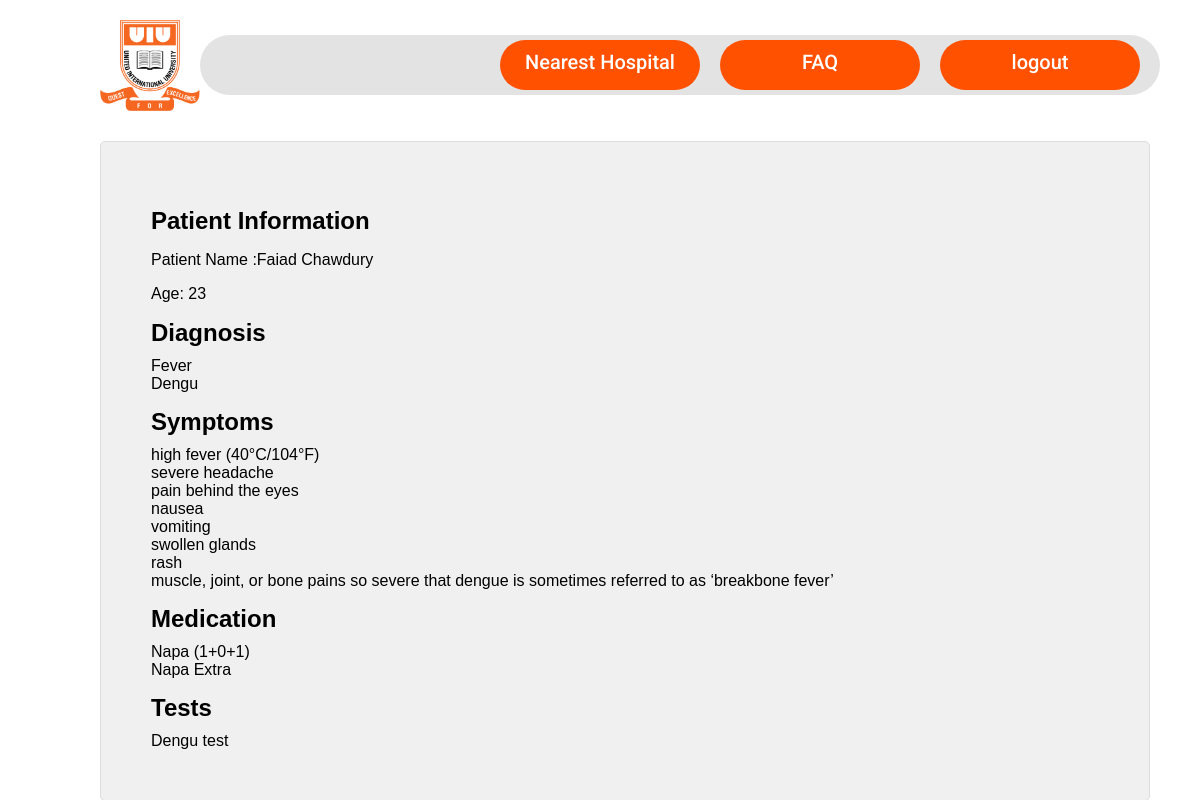
/doctor/viewprescription/3/ (signed in), run on the app's committed database.
### doctor/models.py (models this page shows)
class Prescription(models.Model):
    patient = models.ForeignKey(Person, on_delete=models.CASCADE, related_name='patient_fk')
    doctor = models.ForeignKey(Person, on_delete=models.CASCADE, related_name='doctor_fk')
    symptoms = models.TextField(default="None")
    diagnosis = models.TextField(default="None")
    drug = models.TextField(default="None")
    test = models.TextField(default="None")
    date = models.DateTimeField(default=timezone.now)

### Users/models.py (models this page shows, shortened)
class Person(models.Model):
    class UserType(models.TextChoices):
        PATIENT = 'Patient', 'Patient'
        DOCTOR = 'Doctor', 'Doctor'
    class Dpartments(models.TextChoices):
        CSE = 'CSE', 'Computer Science & Engineering'
        EEE = 'EEE', 'Electrial & Electronics Engineering'
        CE = 'CE', 'Civil  Engineering'
        DS = 'DS', 'Data Science and Analytics'
        AD = 'AD', 'Admin'
    class Gender(models.TextChoices):
        MALE = 'Male', 'Male'
        FEMALE = 'Female', 'Female'
    username = models.CharField(max_length=100, unique=True, primary_key=True)
    password = models.CharField(max_length=50)
    first_name = models.CharField(max_length=30)
    last_name = models.CharField(max_length=30)
    email = models.EmailField(unique=True,null=True)
    userprofileimage = models.ImageField(upload_to="profile")
    dob = models.DateField(null=True, blank=True)
    department = models.CharField(max_length=4, choices=Dpartments.choices)
    usertype  = models.CharField(max_length=7, choices=UserType.choices)
    gender = models.CharField(max_length=7, choices=Gender.choices)

### doctor/views.py (the view)
# urls.py: path('viewprescription/<prescription_id>/', viewprescription, name='viewprescription'),
def viewprescription(request, prescription_id):
    if not request.session.get('username'):
        return redirect('index')
    prescription = Prescription.objects.get(id=prescription_id)
    print(prescription.patient.first_name)
    symptoms_list = prescription.symptoms.split('\r\n')
    medicine_list = prescription.drug.split('\r\n')
    test_list = prescription.test.split('\r\n')
    diagnosis_list = prescription.diagnosis.split('\r\n')
    birthdate_str = prescription.patient.dob.strftime('%Y-%m-%d') # Example birthdate in the format YYYY-MM-DD
    birthdate = datetime.datetime.strptime(birthdate_str, '%Y-%m-%d').date()
    today = datetime.date.today()
    age = relativedelta(today, birthdate).years
    return render(request, 'viewprescription.html', context={"prescription": prescription, 'symptoms_list': symptoms_list, 'medicine_list': medicine_list,'test_list':test_list,'diagnosis_list':diagnosis_list, "age": age})

### doctor/templates/viewprescription.html (shortened to what this page needs)
{% extends "base.html" %}
{% block css %}
    {% load static %}
    {% load django_template_maths %}
    <link rel="stylesheet" href="{% static "viewprescription.css" %}">
{% endblock %}
{% block content %}
<div class="container">
    <div class="prescription">
        <h2>Patient Information</h2>
        <p>Patient Name :{{prescription.patient.first_name}} {{prescription.patient.last_name}} </p>
        <p>Age: {{age}}</p>
        <h2>Diagnosis</h2>
        <div class="diagnosis">
            {% for di in  diagnosis_list %}
                {{di}} <br>
            {% endfor %}
        </div>
        <h2>Symptoms</h2>
        <div class="symptoms">
            {% for p in  symptoms_list %}
                {{p}} <br>
            {% endfor %}
        </div>
        <h2>Medication</h2>
        <div class="medicine">
        {% for d in medicine_list %}
            {{d}} <br>
        {% endfor %}
        </div>
        {% if test_list %}
        <h2>Tests</h2>
        <div class="test">
            {% for t in test_list %}
            {{t}} <br>
            {% endfor %}
        </div>
        {% endif %}
    </div>
</div>
{% endblock %}

### doctor/static/viewprescription.css (style rules this page uses)
body { font-family: sans-serif; margin: 0; padding: 0; }
.container { margin-left: 100px; margin-right: 50px; background-color: #f0f0f0; padding: 30px; border: 1px solid #ddd; border-radius: 5px; }
.prescription { padding: 20px; }
.prescription h2 { margin-top: 15px; margin-bottom: 10px; }

### data on the page
Prescription: patient.first_name "Faiad", patient.last_name "Chawdury", test_list "Dengu test"

### other printed values
{{ age }} "23"
{{ di }} "Fever" "Dengu"
{{ p }} "high fever (40°C/104°F)" "severe headache" "pain behind the eyes" "nausea" "vomiting" "swollen glands" "rash" "muscle, joint, or bone pains so severe that dengue is sometimes referred to as ‘breakbone fever’"
{{ d }} "Napa (1+0+1)" "Napa Extra"
